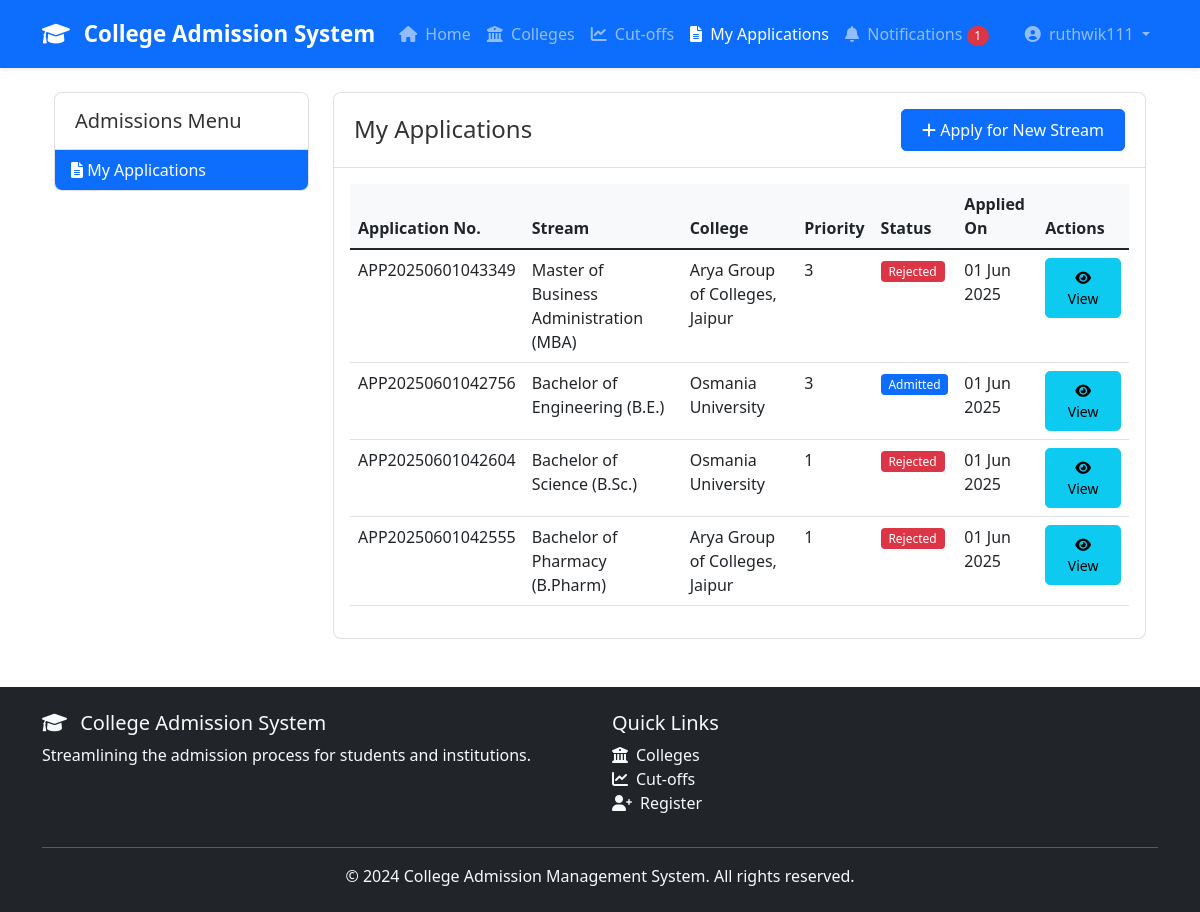
Screenshot of /admissions/my-applications/ (signed in) with the database file from the repository.
### admissions/models.py (models this page shows, shortened)
class Application(models.Model):
    STATUS_CHOICES = [
        ('PENDING', 'Pending'),
        ('SELECTED_LIST_1', 'Selected in List 1'),
        ('SELECTED_LIST_2', 'Selected in List 2'),
        ('SELECTED_LIST_3', 'Selected in List 3'),
        ('REJECTED', 'Rejected'),
        ('ADMITTED', 'Admitted'),
        ('CANCELLED', 'Cancelled'),
    ]
    student = models.ForeignKey(User, on_delete=models.CASCADE, related_name='applications')
    stream = models.ForeignKey(Stream, on_delete=models.CASCADE, related_name='applications')
    application_number = models.CharField(max_length=20, unique=True)
    application_date = models.DateTimeField(auto_now_add=True)
    status = models.CharField(max_length=20, choices=STATUS_CHOICES, default='PENDING')
    priority = models.IntegerField(default=1)  # Student's preference order
    documents_verified = models.BooleanField(default=False)
    fees_paid = models.BooleanField(default=False)
    remarks = models.TextField(blank=True)
    created_at = models.DateTimeField(auto_now_add=True)
    updated_at = models.DateTimeField(auto_now=True)
    class Meta:
        ordering = ['-application_date']
        unique_together = ['student', 'stream']

### colleges/models.py (models this page shows, shortened)
class Stream(models.Model):
    STREAM_TYPES = [
        ('SCIENCE', 'Science'),
        ('COMMERCE', 'Commerce'),
        ('ARTS', 'Arts'),
        ('ENGINEERING', 'Engineering'),
        ('MEDICAL', 'Medical'),
        ('LAW', 'Law'),
        ('MANAGEMENT', 'Management'),
    ]
    college = models.ForeignKey(College, on_delete=models.CASCADE, related_name='streams')
    name = models.CharField(max_length=100)
    stream_type = models.CharField(max_length=20, choices=STREAM_TYPES)
    duration_years = models.IntegerField()
    total_seats = models.IntegerField()
    fees_per_year = models.DecimalField(max_digits=10, decimal_places=2)
    eligibility_criteria = models.TextField()
    description = models.TextField(blank=True)
    is_active = models.BooleanField(default=True)
    created_at = models.DateTimeField(auto_now_add=True)
    class Meta:
        ordering = ['college', 'name']
        unique_together = ['college', 'name']

class College(models.Model):
    name = models.CharField(max_length=200)
    code = models.CharField(max_length=20, unique=True)
    address = models.TextField()
    phone = models.CharField(max_length=15)
    email = models.EmailField()
    website = models.URLField(blank=True, null=True)
    established_year = models.IntegerField()
    description = models.TextField()
    logo = models.ImageField(upload_to='college_logos/', blank=True, null=True)
    closing_rank = models.IntegerField(null=True, blank=True)
    created_at = models.DateTimeField(auto_now_add=True)
    updated_at = models.DateTimeField(auto_now=True)
    class Meta:
        ordering = ['name']

### admissions/views.py (the view)
# urls.py: path('my-applications/', views.my_applications, name='my_applications'),
@login_required
def my_applications(request):
    applications = Application.objects.filter(student=request.user).order_by('-application_date')
    return render(request, 'admissions/my_applications.html', {'applications': applications})

### accounts/context_processors.py (called while the page is built)
def unread_notifications_count(request):
    if request.user.is_authenticated:
        count = Notification.objects.filter(user=request.user, is_read=False).count()
        return {'unread_notifications_count': count}
    return {'unread_notifications_count': 0}

### templates/admissions/my_applications.html (shortened to what this page needs)
{% extends 'admissions/base.html' %}
{% block admissions_content %}
<div class="card">
    <div class="card-header d-flex justify-content-between align-items-center">
        <h4 class="card-title mb-0">My Applications</h4>
        <a href="{% url 'colleges:college_list' %}" class="btn btn-primary">
            <i class="fas fa-plus"></i> Apply for New Stream
        </a>
    </div>
    <div class="card-body">
        {% if applications %}
        <div class="table-responsive">
            <table class="table table-hover">
                <thead>
                    <tr>
                        <th>Application No.</th>
                        <th>Stream</th>
                        <th>College</th>
                        <th>Priority</th>
                        <th>Status</th>
                        <th>Applied On</th>
                        <th>Actions</th>
                    </tr>
                </thead>
                <tbody>
                    {% for application in applications %}
                    <tr>
                        <td>{{ application.application_number }}</td>
                        <td>{{ application.stream.name }}</td>
                        <td>{{ application.stream.college.name }}</td>
                        <td>{{ application.priority }}</td>
                        <td>
                            {% if application.status == 'PENDING' %}
                            <span class="badge bg-warning">Pending</span>
                            {% elif application.status == 'SELECTED_LIST_1' %}
                            <span class="badge bg-success">Selected in List 1</span>
                            {% elif application.status == 'SELECTED_LIST_2' %}
                            <span class="badge bg-success">Selected in List 2</span>
                            {% elif application.status == 'SELECTED_LIST_3' %}
                            <span class="badge bg-success">Selected in List 3</span>
                            {% elif application.status == 'REJECTED' %}
                            <span class="badge bg-danger">Rejected</span>
                            {% elif application.status == 'ADMITTED' %}
                            <span class="badge bg-primary">Admitted</span>
                            {% elif application.status == 'CANCELLED' %}
                            <span class="badge bg-secondary">Cancelled</span>
                            {% endif %}
                        </td>
                        <td>{{ application.application_date|date:"d M Y" }}</td>
                        <td>
                            <a href="{% url 'admissions:application_detail' application.id %}" class="btn btn-sm btn-info">
                                <i class="fas fa-eye"></i> View
                            </a>
                        </td>
                    </tr>
                    {% endfor %}
                </tbody>
            </table>
        </div>
        {% else %}
        <div class="alert alert-info">
            <i class="fas fa-info-circle"></i> You haven't applied for any streams yet.
            <a href="{% url 'colleges:college_list' %}" class="alert-link">Browse available streams</a> to apply.
        </div>
        {% endif %}
    </div>
</div>
{% endblock %}

### templates/base.html (shortened to what this page needs)
<!DOCTYPE html>
<html lang="en">
<head>
    <link href="https://cdn.jsdelivr.net/npm/bootstrap@5.1.3/dist/css/bootstrap.min.css" rel="stylesheet">
    <link href="https://cdnjs.cloudflare.com/ajax/libs/font-awesome/6.0.0/css/all.min.css" rel="stylesheet">
    {% load static %}
    <link rel="stylesheet" href="{% static 'css/style.css' %}">
</head>
<body class="d-flex flex-column min-vh-100">
    <nav class="navbar navbar-expand-lg navbar-dark bg-primary sticky-top shadow-sm">
        <div class="container">
            <a class="navbar-brand fw-bold" href="{% url 'home' %}">
                <i class="fas fa-graduation-cap me-2"></i> College Admission System
            </a>
            <div class="collapse navbar-collapse" id="navbarNav">
                <ul class="navbar-nav me-auto">
                    <li class="nav-item">
                        <a class="nav-link {% if request.path == '/' %}active{% endif %}" href="{% url 'home' %}">
                            <i class="fas fa-home me-1"></i> Home
                        </a>
                    </li>
                    <li class="nav-item">
                        <a class="nav-link {% if 'colleges' in request.path %}active{% endif %}" href="{% url 'colleges:college_list' %}">
                            <i class="fas fa-university me-1"></i> Colleges
                        </a>
                    </li>
                    <li class="nav-item">
                        <a class="nav-link {% if 'cutoffs' in request.path %}active{% endif %}" href="{% url 'cutoffs:compare_cutoffs' %}">
                            <i class="fas fa-chart-line me-1"></i> Cut-offs
                        </a>
                    </li>
                    {% if user.is_authenticated %}
                    <li class="nav-item">
                        <a class="nav-link {% if 'admissions/my-applications' in request.path %}active{% endif %}" href="{% url 'admissions:my_applications' %}">
                            <i class="fas fa-file-alt me-1"></i> My Applications
                        </a>
                    </li>
                    <li class="nav-item">
                        <a class="nav-link {% if 'notifications' in request.path %}active{% endif %}" href="{% url 'notifications:notification_list' %}">
                            <i class="fas fa-bell me-1"></i> Notifications
                            {% if unread_notifications_count > 0 %}
                            <span class="badge rounded-pill bg-danger">{{ unread_notifications_count }}</span>
                            {% endif %}
                        </a>
                    </li>
                    {% endif %}
                </ul>
                <ul class="navbar-nav">
                    {% if user.is_authenticated %}
                    <li class="nav-item dropdown">
                        <a class="nav-link dropdown-toggle" href="#" id="navbarDropdown" role="button" data-bs-toggle="dropdown">
                            <i class="fas fa-user-circle me-1"></i> {{ user.username }}
                        </a>
                    </li>
                    {% endif %}
                </ul>
            </div>
        </div>
    </nav>
    <main class="container py-4 flex-grow-1">
        {% block content %}{% endblock %}
    </main>
    <footer class="bg-dark text-light py-4 mt-auto">
        <div class="container">
            <div class="row">
                <div class="col-md-6">
                    <h5><i class="fas fa-graduation-cap me-2"></i> College Admission System</h5>
                    <p>Streamlining the admission process for students and institutions.</p>
                </div>
                <div class="col-md-6">
                    <h5>Quick Links</h5>
                    <ul class="list-unstyled">
                        <li><a href="{% url 'colleges:college_list' %}" class="text-light"><i class="fas fa-university me-2"></i>Colleges</a></li>
                        <li><a href="{% url 'cutoffs:compare_cutoffs' %}" class="text-light"><i class="fas fa-chart-line me-2"></i>Cut-offs</a></li>
                        <li><a href="{% url 'accounts:register' %}" class="text-light"><i class="fas fa-user-plus me-2"></i>Register</a></li>
                    </ul>
                </div>
            </div>
            <hr class="my-3">
            <div class="text-center">
                <p class="mb-0">&copy; 2024 College Admission Management System. All rights reserved.</p>
            </div>
        </div>
    </footer>
</body>
</html>

### static/css/style.css (style rules this page uses)
body { font-family: 'Segoe UI', Tahoma, Geneva, Verdana, sans-serif; color: #333; }
.navbar { padding: 0.75rem 1rem; }
.navbar-brand { font-size: 1.4rem; }
.nav-link { padding: 0.5rem 1rem; transition: all 0.3s ease; }
.card { border-radius: 8px; overflow: hidden; transition: transform 0.3s ease, box-shadow 0.3s ease; margin-bottom: 1.5rem; }
.card-header { padding: 1rem 1.25rem; background-color: #fff; border-bottom: 1px solid rgba(0, 0, 0, 0.125); }
.btn { border-radius: 5px; padding: 0.5rem 1.25rem; transition: all 0.3s ease; }
.btn-primary { background-color: #0d6efd; border-color: #0d6efd; }
.table th { font-weight: 600; background-color: #f8f9fa; }
.badge { padding: 0.35em 0.65em; font-weight: 500; }
footer { background-color: #343a40; }
footer a { transition: color 0.3s ease; text-decoration: none; }
.shadow-sm { box-shadow: 0 0.125rem 0.25rem rgba(0, 0, 0, 0.075) !important; }

### rows the page displays
Application: application_number "APP20250601043349", stream.name "Master of Business Administration (MBA)", stream.college.name "Arya Group of Colleges, Jaipur", priority "3", status "Rejected", application_date "01 Jun 2025"
Application: application_number "APP20250601042756", stream.name "Bachelor of Engineering (B.E.)", stream.college.name "Osmania University", priority "3", status "Admitted", application_date "01 Jun 2025"
Application: application_number "APP20250601042604", stream.name "Bachelor of Science (B.Sc.)", stream.college.name "Osmania University", priority "1", status "Rejected", application_date "01 Jun 2025"
Application: application_number "APP20250601042555", stream.name "Bachelor of Pharmacy (B.Pharm)", stream.college.name "Arya Group of Colleges, Jaipur", priority "1", status "Rejected", application_date "01 Jun 2025"

### other values shown
{{ unread_notifications_count }} "1"
{{ user.username }} "ruthwik111"
